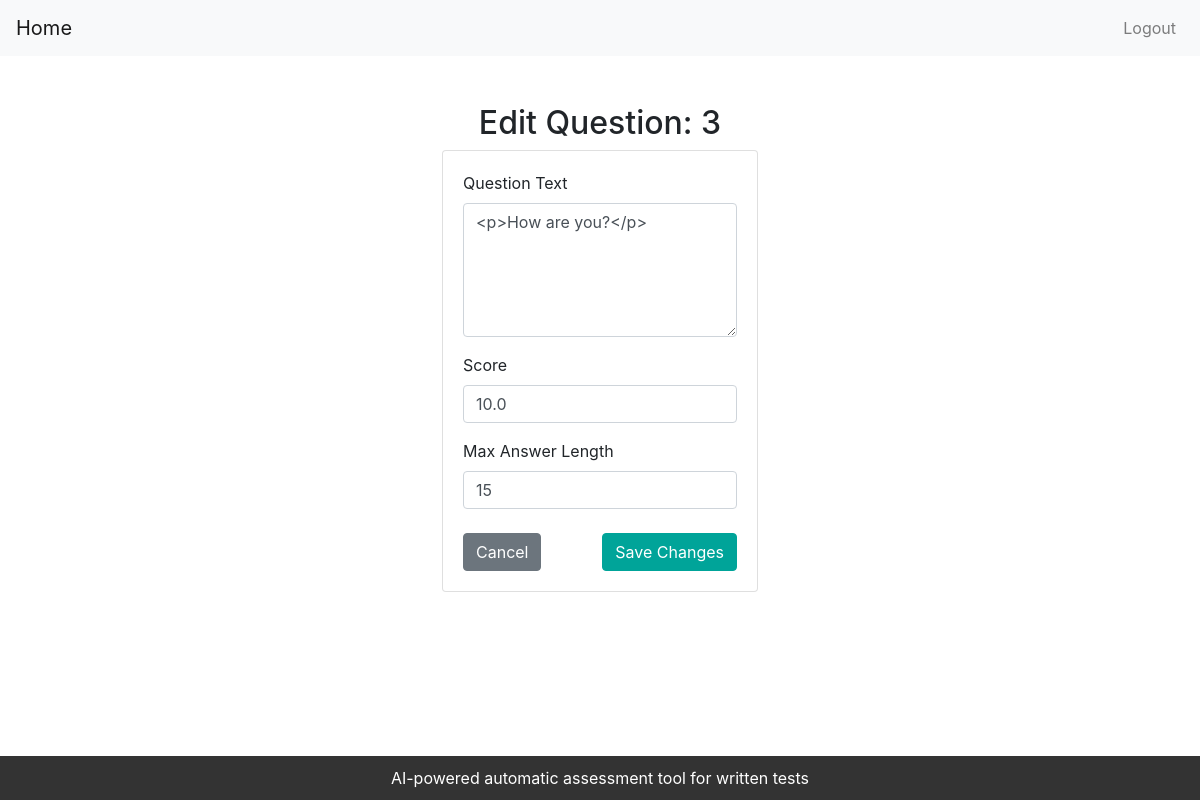
Page /core/teacher/edit_question/3/ (signed in) on the earlier database version.
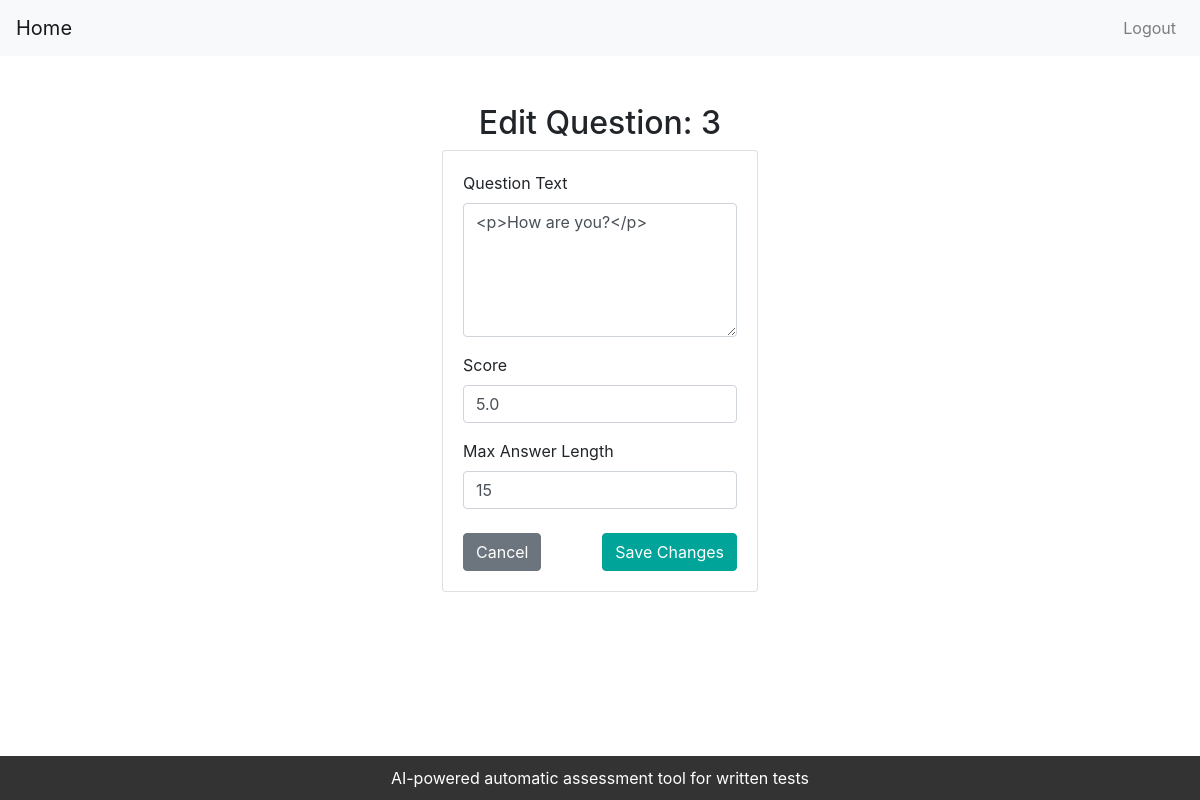
Same page on the later database version.
### core/models.py (models this page shows, shortened)
class Question(models.Model):
    question_id = models.AutoField(primary_key=True)
    question_text = RichTextField()
    score = models.FloatField()
    max_length = models.IntegerField(default=500)
    test = models.ForeignKey(Test, on_delete=models.CASCADE)

### core/views.py (the view)
# urls.py: path('teacher/edit_question/<int:question_id>/', views.edit_question, name='edit_question'),
@login_required
def edit_question(request, question_id):
    question = get_object_or_404(Question, pk=question_id)
    if request.method == 'POST' and request.user.is_teacher():
        form = QuestionForm(request.POST, instance=question)
        if form.is_valid():
            form.save()
            return redirect('view_test', test_id=question.test.test_id)
    else:
        form = QuestionForm(instance=question)
    return render(request, 'core/edit_question.html', {'form': form, 'question': question})

### core/forms.py
class QuestionForm(forms.ModelForm):
    class Meta:
        model = Question
        fields = ['question_text', 'score', 'max_length']
        widgets = {
            'question_text': CKEditorWidget(),
        }

### templates/core/edit_question.html (shortened to what this page needs)
<!DOCTYPE html>
<html lang="en">
<head>
    <link rel="stylesheet" href="https://stackpath.bootstrapcdn.com/bootstrap/4.5.2/css/bootstrap.min.css">
</head>
<body>
    {%include "core/navbar.html"%}
    <div class="container mt-5">
        <h2 class="text-center">Edit Question: {{ question.question_id }}</h2>
        <div class="row justify-content-center">
                <div class="card">
                    <div class="card-body">
                        <form method="post">
                            <div class="form-group">
                                <label for="id_question_text">Question Text</label>
                                <textarea id="id_question_text" name="question_text" class="form-control" rows="5">{{question.question_text}}</textarea>
                            </div>
                            <div class="form-group">
                                <label for="id_score">Score</label>
                                <input type="number" id="id_score" name="score" class="form-control" value="{{question.score}}">
                            </div>
                            <div class="form-group">
                                <label for="id_max_length">Max Answer Length</label>
                                <input type="number" id="id_max_length" name="max_length" class="form-control" value="{{question.max_length}}">
                            </div>
                            <div class="d-flex justify-content-between mt-4">
                                <a href="{% url 'view_test' question.test.test_id %}" class="btn btn-secondary">Cancel</a>
                                <button type="submit" class="btn btn-primary btn-save">Save Changes</button>
                            </div>
                        </form>
                    </div>
                </div>
        </div>
    </div>
    <footer class="footer">
        AI-powered automatic assessment tool for written tests
    </footer>
</body>
</html>

Differences in the rows shown:
changed Question "<p>How are you?</p>": score "10.0" → "5.0"
